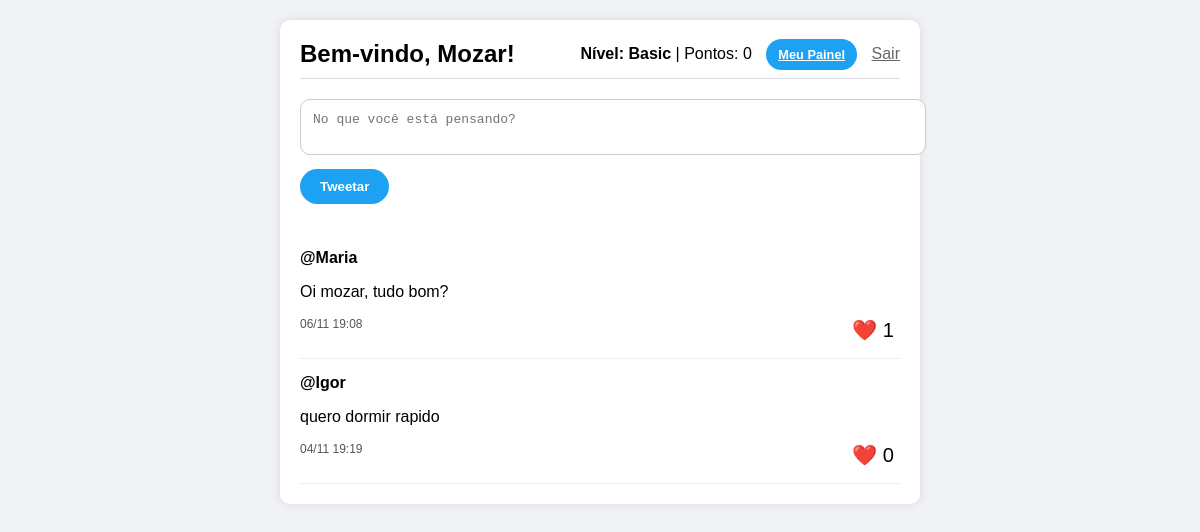
/dashboard.php (signed in), run on the app's committed database.
### tables this page shows
CREATE TABLE `users` (
  `id` bigint NOT NULL AUTO_INCREMENT,
  `username` varchar(50) NOT NULL,
  `email` varchar(100) NOT NULL,
  `password_hash` varchar(255) NOT NULL,
  `name` varchar(100) DEFAULT NULL,
  `created_at` timestamp NOT NULL DEFAULT CURRENT_TIMESTAMP,
  `privilege_level` enum('basic','intermediate','advanced','moderator','admin','banned','suspended') NOT NULL DEFAULT 'basic',
  `points` int DEFAULT '0',
  PRIMARY KEY (`id`),
  UNIQUE KEY `username` (`username`),
  UNIQUE KEY `email` (`email`)
);

CREATE TABLE `tweets` (
  `id` bigint NOT NULL AUTO_INCREMENT,
  `user_id` bigint NOT NULL,
  `content` varchar(280) NOT NULL,
  `created_at` timestamp NOT NULL DEFAULT CURRENT_TIMESTAMP,
  PRIMARY KEY (`id`),
  KEY `user_id` (`user_id`),
  CONSTRAINT `tweets_ibfk_1` FOREIGN KEY (`user_id`) REFERENCES `users` (`id`)
);

### dashboard.php (the view, shortened to what this page needs)
<?php
include 'api/db_connect.php';
$user_id = $_SESSION['user_id'];
$stmt = $pdo->prepare("SELECT username, privilege_level, points FROM users WHERE id = ?");
$stmt->execute([$user_id]);
$user = $stmt->fetch();
$stmt = $pdo->query("
    SELECT t.id, t.content, t.created_at, u.username, u.privilege_level,
           (SELECT COUNT(*) FROM likes l WHERE l.tweet_id = t.id) AS like_count
    FROM tweets t
    JOIN users u ON t.user_id = u.id
    ORDER BY t.created_at DESC
");
$tweets = $stmt->fetchAll();
?>
<!DOCTYPE html>
<html lang="pt-br">
<head>
</head>
<body>
    <div class="container">
       <div class="header">
            <h1>Bem-vindo, <?php echo htmlspecialchars($user['username'] ?? 'Usuário'); ?>!</h1>
                    <div>
                        <strong>Nível: <?php echo ucfirst($user['privilege_level'] ?? 'basic'); ?></strong>
                        | Pontos: <?php echo $user['points'] ?? 0; ?>
                        <a href="user_dashboard.php" class="btn" style="font-size:0.8em; padding:8px 12px; margin-left:10px;">Meu Painel</a>
                        <a href="index.html?logout=1" style="margin-left:10px; color:#666;">Sair</a>
                    </div>
                </div>
        <div style="margin-bottom:30px;">
            <textarea id="tweetContent" class="tweet-box" placeholder="No que você está pensando?" maxlength="280"></textarea>
            <button onclick="postTweet()" class="btn" style="margin-top:10px;">Tweetar</button>
        </div>
        <div id="feed">
            <?php if (empty($tweets)): ?>
                <p style="text-align:center; color:#666;">Nenhum tweet ainda. Seja o primeiro!</p>
            <?php else: ?>
                <?php foreach ($tweets as $tweet): ?>
                    <div class="tweet">
                        <strong>@<?php echo htmlspecialchars($tweet['username']); ?></strong>
                        <p><?php echo nl2br(htmlspecialchars($tweet['content'])); ?></p>
                        <div class="tweet-header">
                            <small><?php echo date('d/m H:i', strtotime($tweet['created_at'])); ?></small>
                            <button class="like-btn" onclick="likeTweet(<?php echo $tweet['id']; ?>, this)">❤️ <?php echo $tweet['like_count']; ?></button>
                        </div>
                    </div>
                <?php endforeach; ?>
            <?php endif; ?>
        </div>
    </div>
</body>
</html>

### dashboard.php (style rules this page uses)
body { font-family: Arial, sans-serif; background: #f0f2f5; margin: 0; padding: 20px; }
.container { max-width: 600px; margin: 0 auto; background: white; padding: 20px; border-radius: 10px; box-shadow: 0 0 10px rgba(0,0,0,0.1); }
.header { display: flex; justify-content: space-between; align-items: center; border-bottom: 1px solid #ddd; padding-bottom: 10px; margin-bottom: 20px; }
.header h1 { margin: 0; font-size: 1.5em; }
.tweet-box { width: 100%; padding: 12px; border: 1px solid #ccc; border-radius: 10px; resize: none; font-size: 1em; }
.btn { background: #1da1f2; color: white; border: none; padding: 10px 20px; border-radius: 30px; cursor: pointer; font-weight: bold; }
.tweet { border-bottom: 1px solid #eee; padding: 15px 0; }
.tweet-header { display: flex; justify-content: space-between; font-size: 0.9em; color: #555; }
.like-btn { background: none; border: none; font-size: 1.4em; cursor: pointer; }

### data on the page
users: username "Mozar", privilege_level "Basic", points "0"
tweets: user.username "Maria", content "Oi mozar, tudo bom?", created_at "06/11 19:08", like_count "1"
tweets: user.username "Igor", content "quero dormir rapido", created_at "04/11 19:19", like_count "0"
